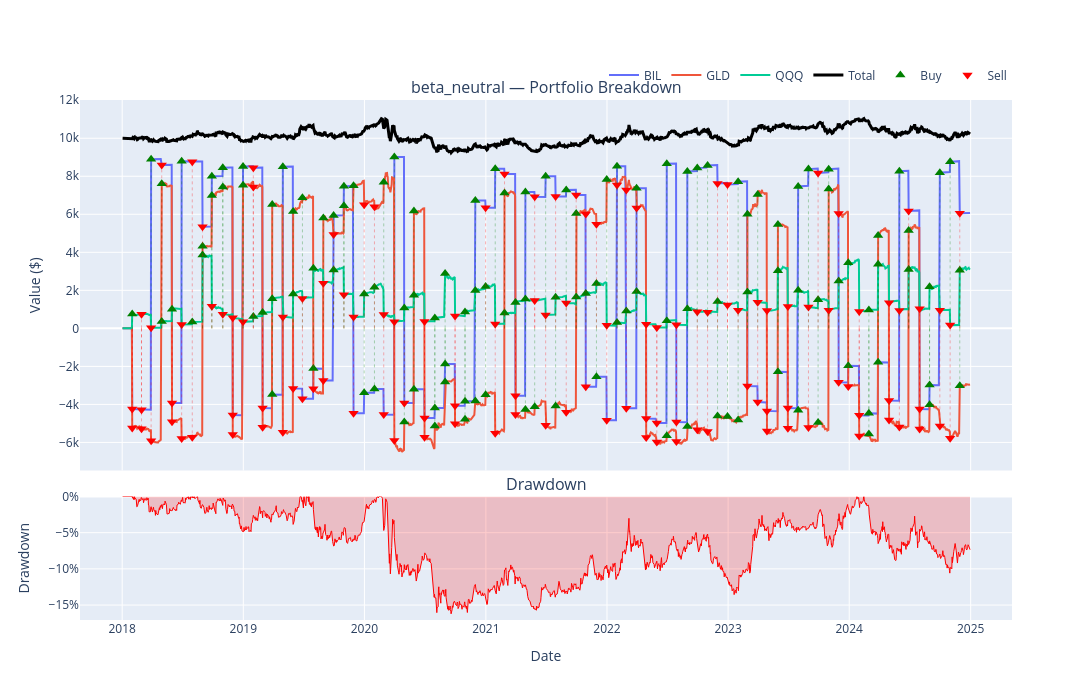

Here is the notebook cell this chart was saved with:
### Code cell
result[0].plot_interactive()
